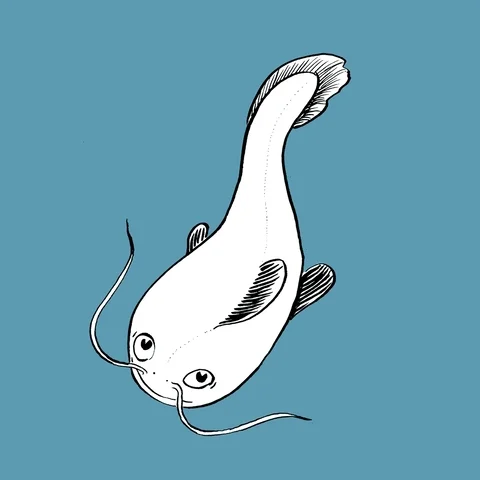
#> input picture giphy.webp, 480 x 480 px; its folder holds only this picture in this run
$ python -i fish_pet.py   (imports and definitions only)
#> lines starting #> are read from the running program, lines starting #| are printed output that depends on the picture; after the words box and inside, x2 and y2 are one past the last pixel; in counts of white or black regions, pixels touching at a corner belong together
"""Floating transparent fish desktop pet.
- Loads giphy.webp, chroma-keys the blue background to transparent.
- Body-locked swim animation (only the tail wiggles).
- Heading-first swimming: the fish only moves where its head points,
  turning in smooth arcs. Works across multiple monitors.
- Faint dashed shimmer rings trail the tail while cruising.
- Follow-mouse mode: Ctrl+Shift+F anywhere toggles it.
- Quit from anywhere: Ctrl+Shift+Q (or right-click menu).
- Scroll wheel / +/- adjusts size. Drag to move. Right-click for menu.
Run: python fish_pet.py  (or double-click run_fish.bat)
"""
import ctypes
import math
import os
import queue
import random
import sys
import threading
import tkinter as tk
from ctypes import wintypes
from functools import lru_cache
from tkinter import Menu

from PIL import Image, ImageDraw, ImageTk

BASE_DIR = os.path.dirname(os.path.abspath(__file__))


def resource_path(name):
    """Locate bundled data files (works both from source and exe builds)."""
    base = getattr(sys, "_MEIPASS", BASE_DIR)
    return os.path.join(base, name)


SRC = resource_path("giphy.webp")

BG_COLOR = (92, 155, 177)  # solid blue background in the source frames
INNER_TOL = 35
OUTER_TOL = 90

TRANSPARENT_KEY = "black"
DIRS = 16  # heading quantization steps for the render cache
APP_VERSION = "1.2"
IS_WINDOWS = sys.platform.startswith("win")
IS_MAC = sys.platform == "darwin"
FONT = ("Segoe UI", 10, "bold") if IS_WINDOWS else ("Helvetica", 10, "bold")

# Global hotkeys: Ctrl+Shift+F toggles follow, Ctrl+Shift+Q quits.
HOTKEY_MODS = 0x0002 | 0x0004  # MOD_CONTROL | MOD_SHIFT
HOTKEY_VK = 0x46               # 'F'
HOTKEY_QUIT_VK = 0x51          # 'Q'
WM_HOTKEY = 0x0312


# [17 lines left out: function get_virtual_screen, not called in this run]


class XShapeMasker:
    """Per-pixel window transparency on Linux via the X11 SHAPE extension."""

    # [41 lines left out: functions __init__, apply, not called in this run]

# Light-wave palette: bright core -> dim fading edge.
WAVE_COLS = ["#f2feff", "#d3f8ff", "#a9eefa", "#7fdcf0",
             "#54bcd6", "#3593ab", "#22697d"]
BUBBLE_COL = "#e6fcff"


# --------------------------------------------------------------------------
# Global hotkey listener (stdlib only, runs in a daemon thread).
# RegisterHotKey with hWnd=NULL delivers WM_HOTKEY to this thread's queue.
# --------------------------------------------------------------------------
class HotkeyThread(threading.Thread):
    def __init__(self, msg_queue):
        super().__init__(daemon=True)
        self.q = msg_queue

    # [22 lines left out: function run, not called in this run]


# --------------------------------------------------------------------------
# Frame processing
# --------------------------------------------------------------------------
def key_out_blue(frame):
    """Turn the blue background transparent with a feathered edge."""
    from PIL import ImageChops
    frame = frame.convert("RGBA")
    bg = Image.new("RGB", frame.size, BG_COLOR)
    # per-channel difference -> brightness = colour distance proxy
    dist = ImageChops.difference(frame.convert("RGB"), bg).convert("L")
    lut = ([0] * 16
           + [int((i - 16) / (48 - 16) * 255) for i in range(16, 48)]
           + [255] * (256 - 48))
    frame.putalpha(dist.point(lut))
    return frame


def register_frames(frames):
    """Shift frames so the HEAD stays locked (only the tail wiggles)."""
    from PIL import ImageChops
    W, H = frames[0].size
    y0 = int(H * 0.55)  # head region: bottom 45%
    bin_lut = [0] * 128 + [1] * 128

    def centroid(f):
        # column/row projections are computed in C - much faster than
        # walking every pixel in Python
        m = f.crop((0, y0, W, H)).split()[3].point(bin_lut)
        cols, rows = m.getprojection()
        total = sum(cols)
        if total == 0:
            return (W / 2, (H + y0) / 2)
        sx = sum(i * c for i, c in enumerate(cols))
        sy = sum(i * r for i, r in enumerate(rows))
        return (sx / total, sy / total + y0)

    ref_cx, ref_cy = centroid(frames[0])
    shifted, union = [], None
    for f in frames:
        cx, cy = centroid(f)
        dx, dy = int(round(ref_cx - cx)), int(round(ref_cy - cy))
        canvas = Image.new("RGBA", (W, H), (0, 0, 0, 0))
        canvas.paste(f, (dx, dy), f)
        shifted.append(canvas)
        m = Image.new("L", (W, H), 0)
        m.paste(f.split()[3].point([0] * 128 + [255] * 128), (dx, dy))
        union = m if union is None else ImageChops.lighter(union, m)

    bx0, by0, bx1, by1 = union.getbbox()
    pad = 6
    x0, yt = max(0, bx0 - pad), max(0, by0 - pad)
    x1, y1 = min(W, bx1 + pad), min(H, by1 + pad)
    return [f.crop((x0, yt, x1, y1)) for f in shifted]


CACHE_VERSION = "3"


def frame_cache_path():
    """Location for the processed-frame cache (per-user, writable)."""
    base = (os.environ.get("LOCALAPPDATA")
            or os.environ.get("TEMP") or BASE_DIR)
    d = os.path.join(base, "CatfishPet")
    try:
        st = os.stat(SRC)
        key = f"{CACHE_VERSION}_{st.st_size}_{int(st.st_mtime)}"
    except Exception:
        key = CACHE_VERSION
    return d, os.path.join(d, f"frames_{key}.webp")


def load_frames():
    cache_dir, cache_file = frame_cache_path()

    # fast path: reuse processed frames from a previous run
    try:
        if os.path.exists(cache_file):
            im = Image.open(cache_file)
            frames = []
            for i in range(getattr(im, "n_frames", 1)):
                im.seek(i)
                frames.append(im.convert("RGBA"))
            if frames:
                return frames
    except Exception:
        pass

    im = Image.open(SRC)
#> im is the input picture: PIL image 480x480 RGBA; mean R, G, B, A 110.6, 163.5, 182, 255
    n = getattr(im, "n_frames", 1)
#> n = 5
    raw = []
    for i in range(n):
        im.seek(i)
        raw.append(key_out_blue(im.copy()))
#> this loop made 5 passes
#> pass 1, in key_out_blue, `bg = Image.new("RGB", frame.size, BG_COLOR)`:
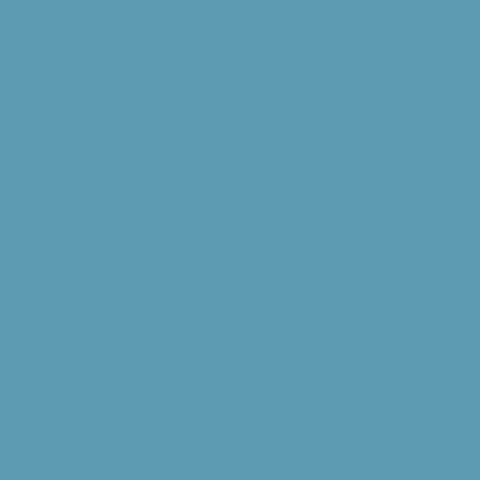
#> bg: PIL image 480x480 RGB; mean R, G, B 92, 155, 177
#> pass 2, in key_out_blue (call 2), `dist = ImageChops.difference(frame.convert("RGB"), bg).convert("L")`:
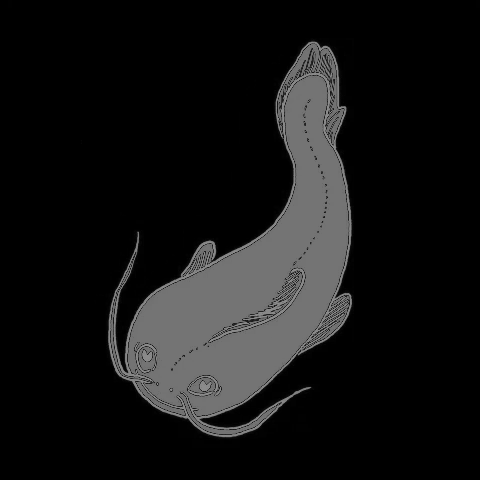
#> dist: PIL image 480x480 L; min 0, max 139, mean 20.4
#> after the loop, raw = 5 items
    frames = register_frames(raw)
#> in centroid, `m = f.crop((0, y0, W, H)).split()[3].point(bin_lut)`:
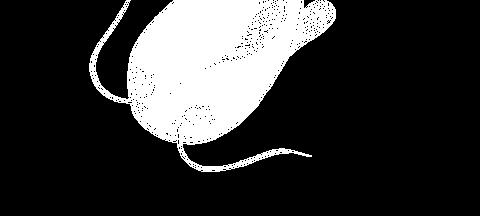
#> m: PIL image 480x216 L; values 0 (black) and 1 (white), 20.8% white; 1 white region, box (x1, y1, x2, y2) and area: (89, 0, 336, 172) 21562
#> in centroid, `cols, rows = m.getprojection()`: cols = 480 values, max 1 at index 89, min 0 at index 0, mean 0.515; rows = 216 values, max 1 at index 0, min 0 at index 172, mean 0.796
#> in centroid, `total = sum(cols)`: total = 247
#> in centroid, `sx = sum(i * c for i, c in enumerate(cols))`: sx = 52364
#> in centroid, `sy = sum(i * r for i, r in enumerate(rows))`: sy = 14706
#> in register_frames, `ref_cx, ref_cy = centroid(frames[0])`: ref_cx = 212; ref_cy = 323.5
#> the loop in register_frames, `for f in frames:` made 5 passes
#> (total in centroid, sx in centroid, sy in centroid, cx, cy, dx, dy) on passes 1 to 5: (247, 52364, 14706, 212, 323.5, 0, 0), (244, 55998, 15051, 229.5, 325.7, -18, -2), (246, 58917, 15400, 239.5, 326.6, -28, -3), (221, 46189, 16110, 209, 336.9, 3, -13), (247, 52364, 14706, 212, 323.5, 0, 0)
#> after the loop in register_frames, `for f in frames:`:
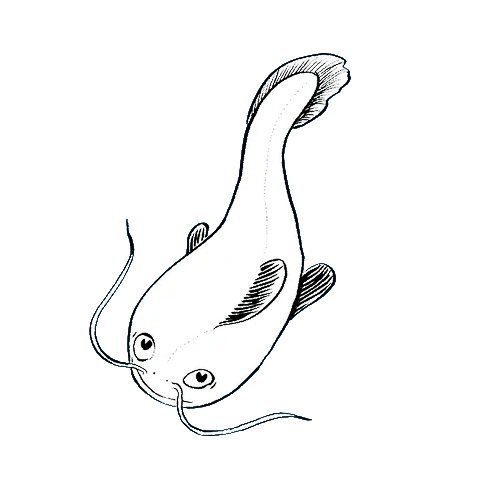
#> canvas: PIL image 480x480 RGBA; mean R, G, B, A 32.8, 33.1, 33.2, 39.8; transparent parts drawn white
#> after the loop in register_frames, `for f in frames:`:
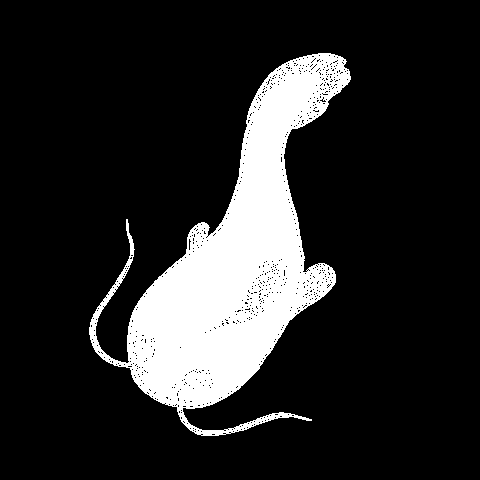
#> m: PIL image 480x480 L; 15.8% white; 1 white region, box (x1, y1, x2, y2) and area: (89, 53, 351, 436) 36365
#> after the loop in register_frames, `for f in frames:`:
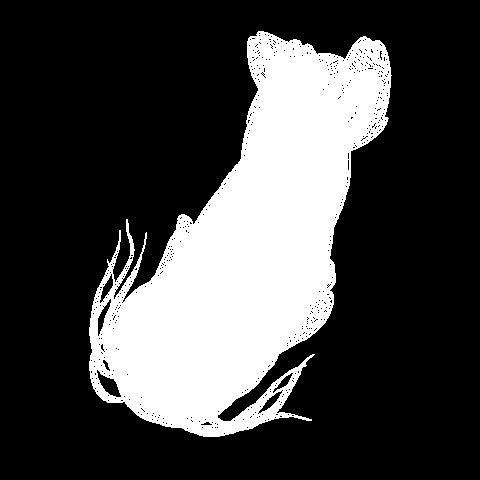
#> union: PIL image 480x480 L; 26.9% white; 1 white region, box (x1, y1, x2, y2) and area: (89, 31, 392, 437) 62055
#> after the loop in register_frames, `for f in frames:`: shifted = 5 items
#> in register_frames, `bx0, by0, bx1, by1 = union.getbbox()`: bx0 = 89; by0 = 31; bx1 = 392; by1 = 437
#> in register_frames, `x0, yt = max(0, bx0 - pad), max(0, by0 - pad)`: x0 = 83; yt = 25
#> in register_frames, `x1, y1 = min(W, bx1 + pad), min(H, by1 + pad)`: x1 = 398; y1 = 443
#> frames = 5 items

    try:
        os.makedirs(cache_dir, exist_ok=True)
        frames[0].save(cache_file, save_all=True, append_images=frames[1:],
                       lossless=True, quality=100, method=0)
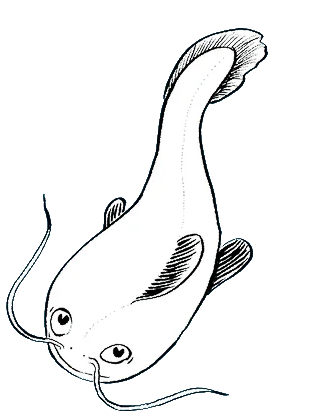
#> saved as frames_3_61152_1795208591.webp: PIL image 315x418 RGBA; mean R, G, B, A 57.4, 57.9, 58.1, 69.6; transparent parts drawn white
    except Exception:
        pass

    if getattr(sys, "frozen", False):
        return frames  # running as exe: bundled art only, nothing to export
    try:
        gif_out = os.path.join(BASE_DIR, "fish_transparent.gif")
        webp_out = os.path.join(BASE_DIR, "fish_transparent.webp")
        if not os.path.exists(gif_out):
            frames[0].save(gif_out, save_all=True, append_images=frames[1:],
                           duration=im.info.get("duration", 120), loop=0,
                           transparency=0, disposal=2)
        if not os.path.exists(webp_out):
            frames[0].save(webp_out, save_all=True, append_images=frames[1:],
                           duration=im.info.get("duration", 120), loop=0)
    except Exception as e:
        print("Could not export transparent copies:", e)
    return frames


# --------------------------------------------------------------------------
# Pet
# --------------------------------------------------------------------------
class FishPet:
    # [154 lines left out: functions __init__, bind_events, build_menu, refresh_follow_label, on_right_click, not called in this run]

    def on_wheel(self, e):
        self.change_size(12 if e.delta > 0 else -12)

    # [4 lines left out: function set_size, not called in this run]

    def change_size(self, d):
        self.set_size(self.size + d)

    def set_speed(self, v):
        self.max_speed = float(v)

    # [16 lines left out: function toggle_ripples, not called in this run]

    def toggle_pause(self):
        self.paused = not self.paused

    # [58 lines left out: functions toggle_follow, poll_hotkey, quit_app, on_drag_start, on_drag_move, on_drag_end, not called in this run]

    # ---------------- movement ----------------
    def win_size(self):
        scale = self.size / self.sprite_unit
        return int(self.rot_unit * scale) + self.ripple_pad * 2

    def update_window_size(self):
        w = self.win_size()
        self.root.geometry(f"{w}x{w}")

    # [22 lines left out: functions _move_window, pick_target, not called in this run]

    @staticmethod
    def _ang_diff(a, b):
        return (a - b + math.pi) % (2 * math.pi) - math.pi

    def mouse_pos(self):
        return (self.root.winfo_pointerx(), self.root.winfo_pointery())

    # ---------------- movement ----------------
    # Heading-first model: the fish only ever advances along its heading,
    # turning at a limited rate like a real fish. Sideways sliding is
    # impossible by construction - the head always leads.
    TURN_RATE = 0.11
    ACCEL = 0.15

    # [126 lines left out: functions step_movement, _clamp_to_desktop, sprite_image, render_sprite, update_shape, not called in this run]

    def dir_index(self):
        return int(round(self.heading / (2 * math.pi) * DIRS)) % DIRS

    def speed_now(self):
        return self.spd

    # [225 lines left out: functions step_animation, head_tail_pos, spawn_wave, step_waves, spawn_bubble, step_bubbles and 6 more, not called in this run]


# [2 lines not run here, left out]

>>> result = load_frames()
#> result = 5 items
